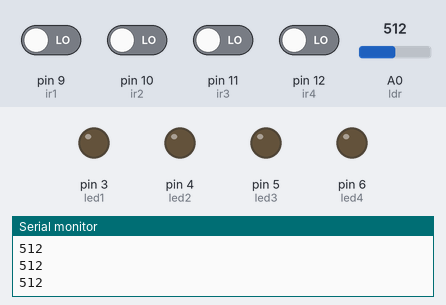
The sketch below on a simulated Arduino Uno, built with avr-gcc and run on an emulated ATmega328P. Parts: output pins drawn as LEDs (lit = HIGH), the last lines printed to the serial monitor. The test bench sets the inputs (shaded band); at power-on: pin 9 (ir1), pin 10 (ir2), pin 11 (ir3), pin 12 (ir4) LOW, A0 (ldr) = 512.

Above: at 1.2 s.
1.3 s: A0 (ldr) set to 312
2.8 s: A0 (ldr) set to 283
At 4.0 s:
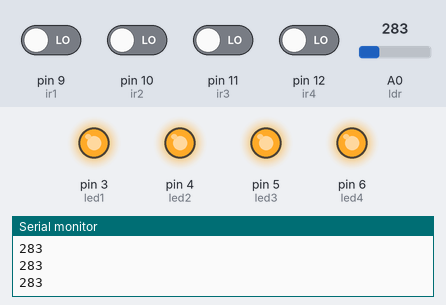
4.3 s: pin 10 (ir2) driven HIGH
At 4.6 s:
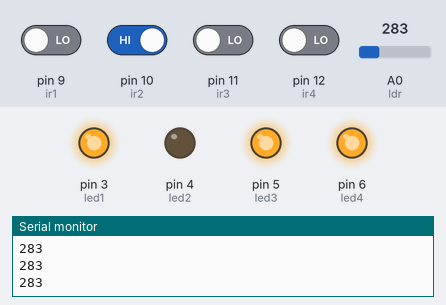
5.8 s: pin 9 (ir1) driven HIGH
At 6.4 s:
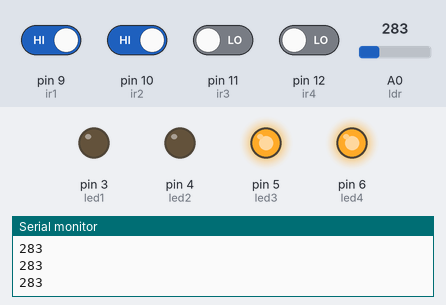
7.3 s: pin 11 (ir3) driven HIGH
At 8.1 s:
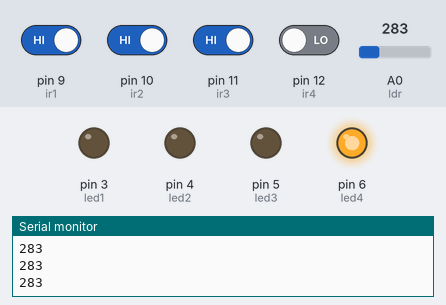
8.8 s: pin 12 (ir4) driven HIGH
At 10.0 s:
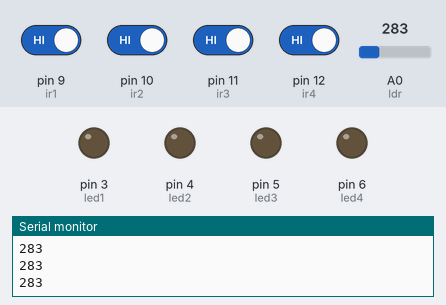
Timing chart, 0 to 11.3 s (numbered marks = the images above; inputs shaded):
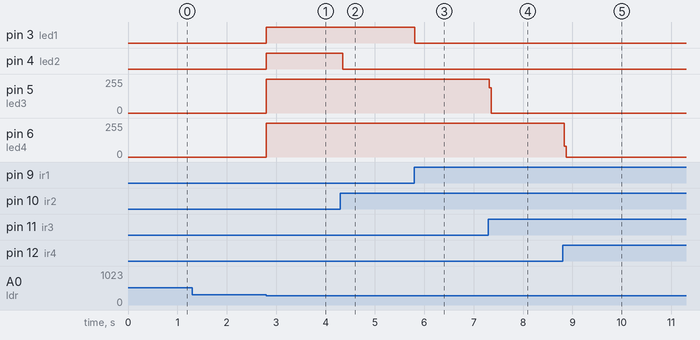

The sketch:

sketch_nov25a.ino
```cpp
int ir1 = 9;
int ir2 = 10;
int ir3 = 11;
int ir4 = 12;

int ldr = A0;

int led1 = 3;
int led2 = 4;
int led3 = 5;
int led4 = 6;

int p1 = 0;
int p2 = 0;
int p3 = 0;
int p4 = 0;

void setup() {
  // put your setup code here, to run once:
  pinMode(ir1, INPUT);
  pinMode(ir2, INPUT);
  pinMode(ir3, INPUT);
  pinMode(ir4, INPUT);

  pinMode(ldr, INPUT);
  Serial.begin(9600);
  pinMode(led1, OUTPUT);
  pinMode(led2, OUTPUT);
  pinMode(led3, OUTPUT);
  pinMode(led4, OUTPUT);
}

void loop() {
  // put your main code here, to run repeatedly:
  Serial.println(analogRead(A0));
  int val = analogRead(ldr);
  p1 = digitalRead(ir1);
  p2 = digitalRead(ir2);
  p3 = digitalRead(ir3);
  p4 = digitalRead(ir4);

  if(val >= 300)
  {

  }

  else
  {
     if(p1 == HIGH)
    {
      digitalWrite(led1,LOW);
      digitalWrite(led2,LOW);
    }

    else
    {
      digitalWrite(led1,HIGH);
      digitalWrite(led2,HIGH);
    }

    if(p2 == HIGH)
    {
      digitalWrite(led2,LOW);
      digitalWrite(led3,LOW);
    }

    else
    {
      digitalWrite(led2,HIGH);
      digitalWrite(led3,HIGH);
    }

    if(p3 == HIGH)
    {
      digitalWrite(led3,LOW);
      digitalWrite(led4,LOW);
    }

    else
    {
      digitalWrite(led3,HIGH);
      digitalWrite(led4,HIGH);
    }

    if(p4 == HIGH)
    {
      digitalWrite(led4,LOW);
    }

    else
    {
      digitalWrite(led4,HIGH);
    }
  }
}
```

Measured:
- the behaviour switches between 300 and 299 on A0 (ldr) (found by bisection; images 0 and 1)
- after the input at 2.8 s, pin 3 (led1), pin 4 (led2): LOW → HIGH at once; pin 5 (led3), pin 6 (led4): 0/255 → 255/255 at once
- after the input at 4.3 s, pin 4 (led2): HIGH → LOW after 0.05 s
- after the input at 5.8 s, pin 3 (led1): HIGH → LOW at once
- after the input at 7.3 s, pin 5 (led3): 255/255 → 0/255 at once
- after the input at 8.8 s, pin 6 (led4): 255/255 → 0/255 at once
